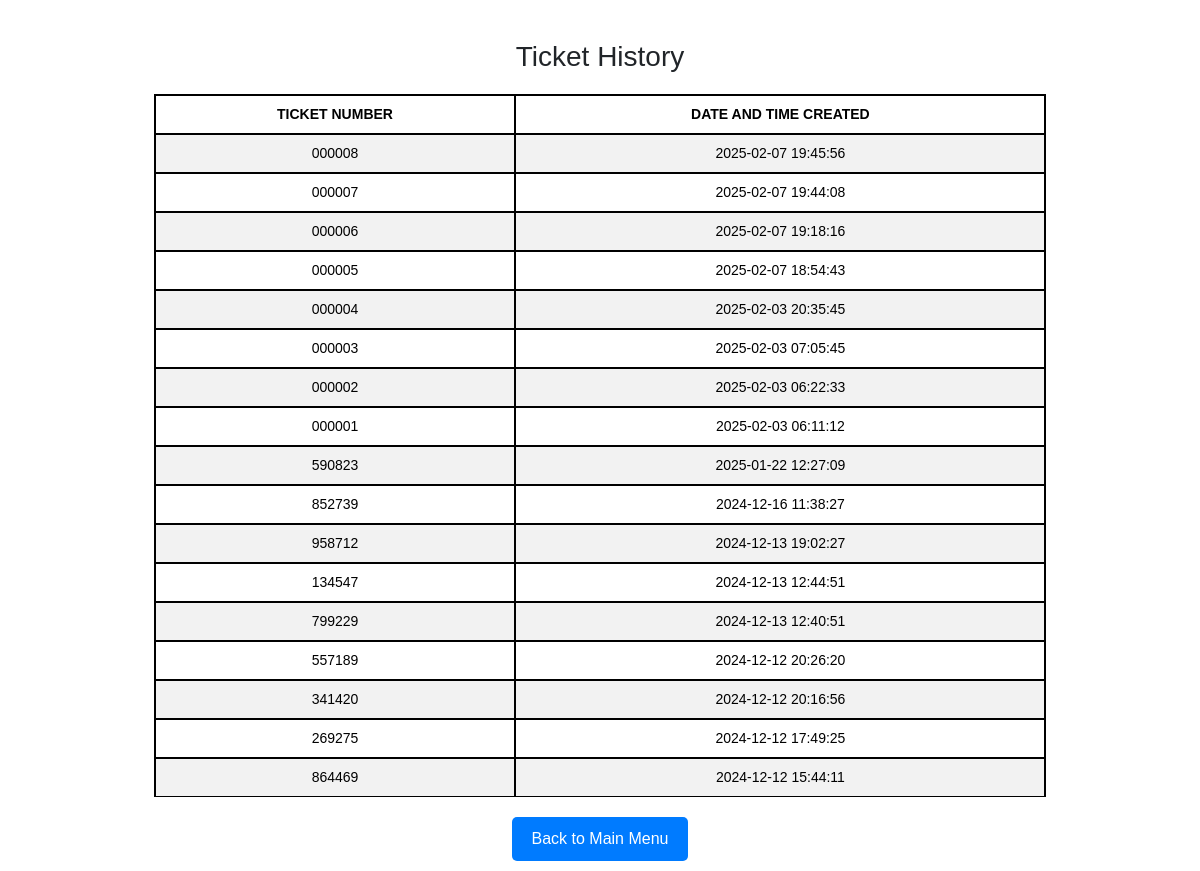
Page /poso.tix/history.php on the committed database.
### tables this page shows
CREATE TABLE `report` (
  `ID` int(11) NOT NULL,
  `ticket_number` varchar(6) DEFAULT NULL,
  `first_name` varchar(100) DEFAULT NULL,
  `middle_name` varchar(100) DEFAULT NULL,
  `last_name` varchar(100) DEFAULT NULL,
  `dob` date DEFAULT NULL,
  `address` varchar(255) DEFAULT NULL,
  `license` varchar(255) NOT NULL,
  `confiscated` enum('yes','no') NOT NULL,
  `violation_date` date DEFAULT NULL,
  `violation_time` time DEFAULT NULL,
  `street` varchar(100) DEFAULT NULL,
  `plate_number` varchar(20) DEFAULT NULL,
  `city` varchar(100) DEFAULT NULL,
  `registration` varchar(100) DEFAULT NULL,
  `vehicle_type` varchar(50) DEFAULT NULL,
  `vehicle_owner` varchar(100) DEFAULT NULL,
  `created_at` timestamp NOT NULL DEFAULT current_timestamp(),
  `signature` longblob NOT NULL
);

### poso.tix/history.php (the view, shortened to what this page needs)
<?php
$conn = new mysqli('localhost', 'root', '', 'poso');
$sql = "SELECT ticket_number, created_at FROM report ORDER BY created_at DESC";
$result = $conn->query($sql);
?>
<!DOCTYPE html>
<html lang="en">
<head>
    <link href="https://maxcdn.bootstrapcdn.com/bootstrap/5.3.3/css/bootstrap.min.css" rel="stylesheet">
    <link rel="stylesheet" href="style.css?v=1.0">
</head>
<body>
    <div class="container">
        <div class="ticket-history-container">
            <h3 class="text-center">Ticket History</h3>
            <table class="table table-striped">
                <thead>
                    <tr>
                        <th>Ticket Number</th>
                        <th>Date and Time Created</th>
                    </tr>
                </thead>
                <tbody>
                    <?php
                    if ($result->num_rows > 0) {
                        while ($row = $result->fetch_assoc()) {
                            echo "<tr>
                                    <td>{$row['ticket_number']}</td>
                                    <td>" . date('Y-m-d H:i:s', strtotime($row['created_at'])) . "</td>
                                  </tr>";
                        }
                    } else {
                        echo "<tr><td colspan='2'>No tickets found.</td></tr>";
                    }
                    ?>
                </tbody>
            </table>
            <div class="btn-container">
                <a href="menu.php">Back to Main Menu</a>
            </div>
        </div>
    </div>
</body>
</html>

### poso.tix/style.css (style rules this page uses)
* { margin: 0; padding: 0; box-sizing: border-box; }
body { font-family: Arial, sans-serif; background-color: #ffffff; padding: 10px; }
.container { display: flex; justify-content: center; align-items: center; min-height: 90vh; }
table { width: 100%; border-collapse: collapse; margin-top: 15px; font-size: 14px; }
table th, table td { padding: 10px; text-align: center; border: 2px solid #000; }
table thead th { background-color: #0c1ddd; color: #fff; font-weight: bold; text-transform: uppercase; }
table tbody tr:nth-child(odd) { background-color: #f9f9f9; }

### poso.tix/history.php (style rules this page uses)
.ticket-history-container { width: 80%; margin: auto; margin-top: 30px; }
table { width: 100%; margin-top: 20px; }
th, td { text-align: center; padding: 10px; border: 1px solid #ddd; }
th { background-color: #007bff; color: white; }
.btn-container { margin-top: 20px; display: flex; justify-content: center; }
.btn-container a { text-decoration: none; color: #fff; background-color: #007bff; padding: 10px 20px; border-radius: 5px; }

### rows in the picture
report: ticket_number "000008", created_at "2025-02-07 19:45:56"
report: ticket_number "000007", created_at "2025-02-07 19:44:08"
report: ticket_number "000006", created_at "2025-02-07 19:18:16"
report: ticket_number "000005", created_at "2025-02-07 18:54:43"
report: ticket_number "000004", created_at "2025-02-03 20:35:45"
report: ticket_number "000003", created_at "2025-02-03 07:05:45"
report: ticket_number "000002", created_at "2025-02-03 06:22:33"
report: ticket_number "000001", created_at "2025-02-03 06:11:12"
report: ticket_number "590823", created_at "2025-01-22 12:27:09"
report: ticket_number "852739", created_at "2024-12-16 11:38:27"
report: ticket_number "958712", created_at "2024-12-13 19:02:27"
report: ticket_number "134547", created_at "2024-12-13 12:44:51"
report: ticket_number "799229", created_at "2024-12-13 12:40:51"
report: ticket_number "557189", created_at "2024-12-12 20:26:20"
report: ticket_number "341420", created_at "2024-12-12 20:16:56"
report: ticket_number "269275", created_at "2024-12-12 17:49:25"
report: ticket_number "864469", created_at "2024-12-12 15:44:11"
